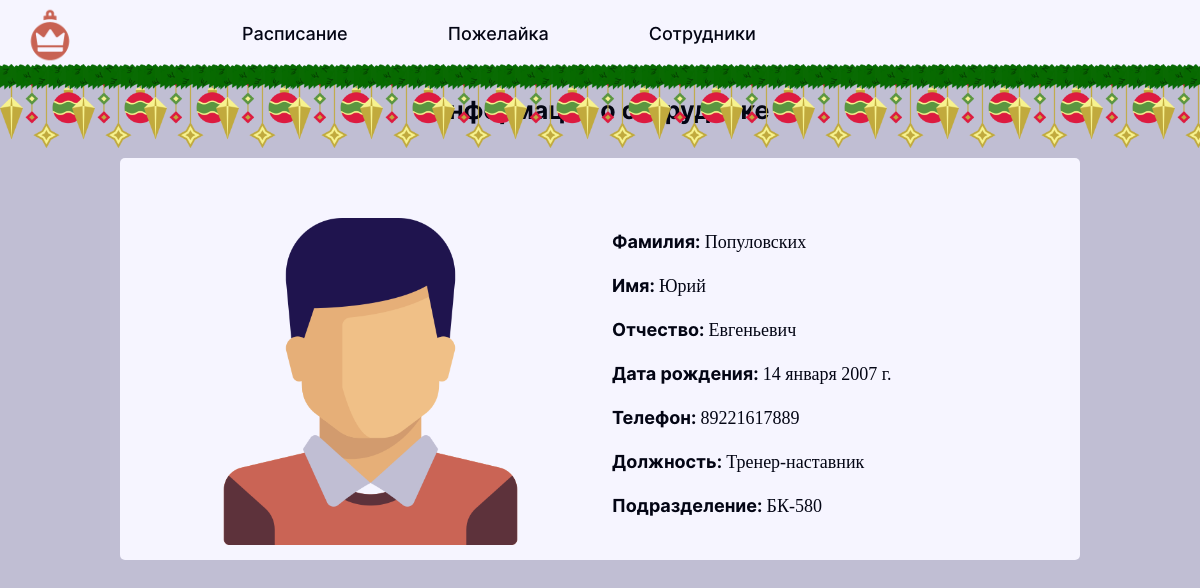
Page /hbr/employers/31 (signed in) on the committed database.
### aup/models.py (models this page shows, shortened)
class Employers(models.Model):
    surname = models.CharField('Фамилия', max_length=100)
    name = models.CharField('Имя', max_length=100)
    lastname = models.CharField('Отчество', max_length=100, null=True, default='-')
    username = models.CharField('Логин', max_length=100, default='-')
    gender_id = models.ForeignKey('Genders', on_delete=models.CASCADE, null=True, default=None)
    phone = models.CharField('Phone', max_length=100, null=True, default=None)
    password = models.CharField('Пароль', max_length=100)
    photo = models.ImageField(blank=True, upload_to='images', default=None, null=True)
    post_id = models.ForeignKey('Posts', on_delete=models.CASCADE)
    division_id = models.ForeignKey('Divisions', on_delete=models.CASCADE)
    birthday = models.DateField('Дата рождения', default='2000-01-01')
    class Meta:
        verbose_name = 'Сотрудник'
        verbose_name_plural = 'Сотрудники'

class Posts(models.Model):
    post_name = models.CharField('Наименование должности', max_length=50)
    post_code = models.CharField('Код должности', max_length=20, default=None)
    def __str__(self):
        return self.post_name
    class Meta:
        verbose_name = 'Должность'
        verbose_name_plural = 'Должности'

class Divisions(models.Model):
    division_name = models.CharField('Наименование подразделения', max_length=100)
    region = models.CharField('Регион', max_length=100)
    city = models.CharField('Город', max_length=100)
    address = models.CharField('Адрес', max_length=100)
    start_work = models.TimeField('Время начала работы')
    end_work = models.TimeField('Время конца работы')
    is_stop = models.BooleanField('Стоп пожелайки', default=False)
    def __str__(self):
        return self.division_name
    class Meta:
        verbose_name = 'Подразделение'
        verbose_name_plural = 'Подразделения'

### hbr/views.py (the view)
# urls.py: path('employers/<int:pk>', views.Employer_Detail_View.as_view(), name='aup_employer_info'),
class Employer_Detail_View(DetailView):
    model = Employers
    template_name = 'hbr/employer_info.html'
    context_object_name = 'employer'

### hbr/templates/hbr/employer_info.html (shortened to what this page needs)
{% extends 'hbr/layout_2.html' %}
{% load static %}
{% block content %}
    <div class="content text-center profile_content">
        <h1 class="title">Информация о сотруднике</h1>
        <div class="container text-center row profile">
            <div class="container col" style="position: relative;">
                {% if employer.photo %}
                <img src="{% static 'sign_in/img/stars.png' %}" class="photo" style="position: absolute; width: 30%; z-index: 2;">
                <img src="{% static 'sign_in/img/stars.png' %}" class="photo" style="position: absolute; width: 30%; z-index: 2; left: 55%;">
                <img src="{{employer.photo.url}}" class="photo">
                {% else %}
                {% if employer.gender_id.gender_name == 'Мужской' %}
                <img src="{% static 'hbr/img/user.png' %}" class="photo">
                {% else %}
                <img src="{% static 'hbr/img/user (1).png' %}" class="photo">
                {% endif %}
                {% endif %}
            </div>
            <div class="container col profile_info">
                <p class="text"><span style="font-family: 'Inter Bold';">Фамилия: </span>{{ employer.surname }}</p>
                <p class="text"><span style="font-family: 'Inter Bold';">Имя: </span>{{ employer.name }}</p>
                <p class="text"><span style="font-family: 'Inter Bold';">Отчество: </span>{{ employer.lastname }}</p>
                <p class="text"><span style="font-family: 'Inter Bold';">Дата рождения: </span>{{ employer.birthday }}</p>
                <p class="text"><span style="font-family: 'Inter Bold';">Телефон: </span>{% if employer.phone != None %}{{ employer.phone }}{% else %}-{% endif %}</p>
                <p class="text"><span style="font-family: 'Inter Bold';">Должность: </span>{{ employer.post_id }}</p>
                <p class="text"><span style="font-family: 'Inter Bold';">Подразделение: </span>{{ employer.division_id }}</p>
            </div>
        </div>
    </div>
{% endblock%}

### sign_in/static/sign_in/css/main.css (style rules this page uses)
body { font-family: 'Inter Bold'; }
body { background: var(--grey); }
div.content { margin: 75px 0px 100px 0px; display: flex; flex-direction: column; align-items: center; }
div.profile { background: var(--white); margin: 20px 10px; width: 80%; border-radius: 5px; padding: 60px 20px 15px 20px; }
div.profile_info { display: flex; flex-direction: column; align-items: flex-start; justify-content: center; }
p.text, div.text, label.text, input.text, select.text { font-family: 'Inter-Medium'; font-size: 18px; color: var(--dark_blue); }
img.photo { width: 75%; border-radius: 5px; }
h1.title { padding: 20px 0px 5px 0px; color: var(--dark_blue); font-size: 25px; }
:root { --grey: #C0BED3; --orange:#CA6455; --dark_orange:#5D323B; --blue: #1F144E; --dark_blue: #030514; --white: #F6F5FF; }

### rows in the picture
Employers: surname "Популовских", name "Юрий", lastname "Евгеньевич", birthday "14 января 2007 г.", phone "89221617889", post_id "Тренер-наставник", division_id "БК-580"
